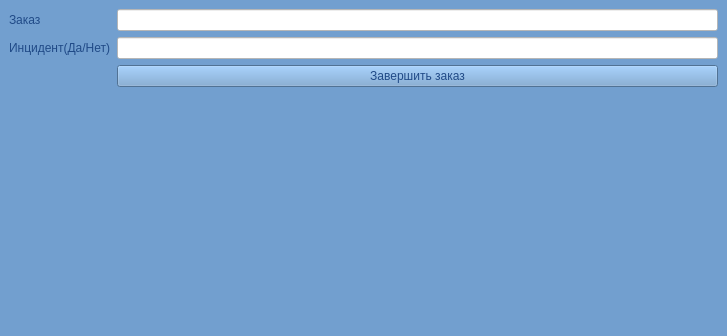
<?xml version="1.0" encoding="UTF-8"?>
<ui version="4.0">
 <class>End</class>
 <widget class="QMainWindow" name="End">
  <property name="geometry">
   <rect>
    <x>0</x>
    <y>0</y>
    <width>727</width>
    <height>336</height>
   </rect>
  </property>
  <property name="windowTitle">
   <string>MainWindow</string>
  </property>
  <property name="styleSheet">
   <string notr="true">background-color: rgb(114, 159, 207);</string>
  </property>
  <widget class="QWidget" name="centralwidget">
   <layout class="QGridLayout" name="gridLayout_2">
    <item row="0" column="0">
     <layout class="QFormLayout" name="formLayout">
      <item row="0" column="0">
       <widget class="QLabel" name="label_2">
        <property name="styleSheet">
         <string notr="true">font: 63 italic 15pt &quot;URW Bookman&quot;;
color: rgb(32, 74, 135);</string>
        </property>
        <property name="text">
         <string>Заказ</string>
        </property>
       </widget>
      </item>
      <item row="0" column="1">
       <widget class="QLineEdit" name="order">
        <property name="styleSheet">
         <string notr="true">background-color: rgb(255, 255, 255);
font: 63 italic 15pt &quot;URW Bookman&quot;;
color: rgb(32, 74, 135);</string>
        </property>
       </widget>
      </item>
      <item row="1" column="0">
       <widget class="QLabel" name="label_3">
        <property name="styleSheet">
         <string notr="true">font: 63 italic 15pt &quot;URW Bookman&quot;;
color: rgb(32, 74, 135);</string>
        </property>
        <property name="text">
         <string>Инцидент(Да/Нет)</string>
        </property>
       </widget>
      </item>
      <item row="1" column="1">
       <widget class="QLineEdit" name="late">
        <property name="styleSheet">
         <string notr="true">background-color: rgb(255, 255, 255);font: 63 italic 15pt &quot;URW Bookman&quot;;
color: rgb(32, 74, 135);</string>
        </property>
       </widget>
      </item>
      <item row="2" column="1">
       <widget class="QPushButton" name="end_order">
        <property name="styleSheet">
         <string notr="true">font: 63 italic 15pt &quot;URW Bookman&quot;;
color: rgb(32, 74, 135);
</string>
        </property>
        <property name="text">
         <string>Завершить заказ</string>
        </property>
       </widget>
      </item>
     </layout>
    </item>
   </layout>
  </widget>
  <widget class="QMenuBar" name="menubar">
   <property name="geometry">
    <rect>
     <x>0</x>
     <y>0</y>
     <width>727</width>
     <height>22</height>
    </rect>
   </property>
  </widget>
  <widget class="QStatusBar" name="statusbar"/>
 </widget>
 <resources/>
 <connections/>
</ui>
